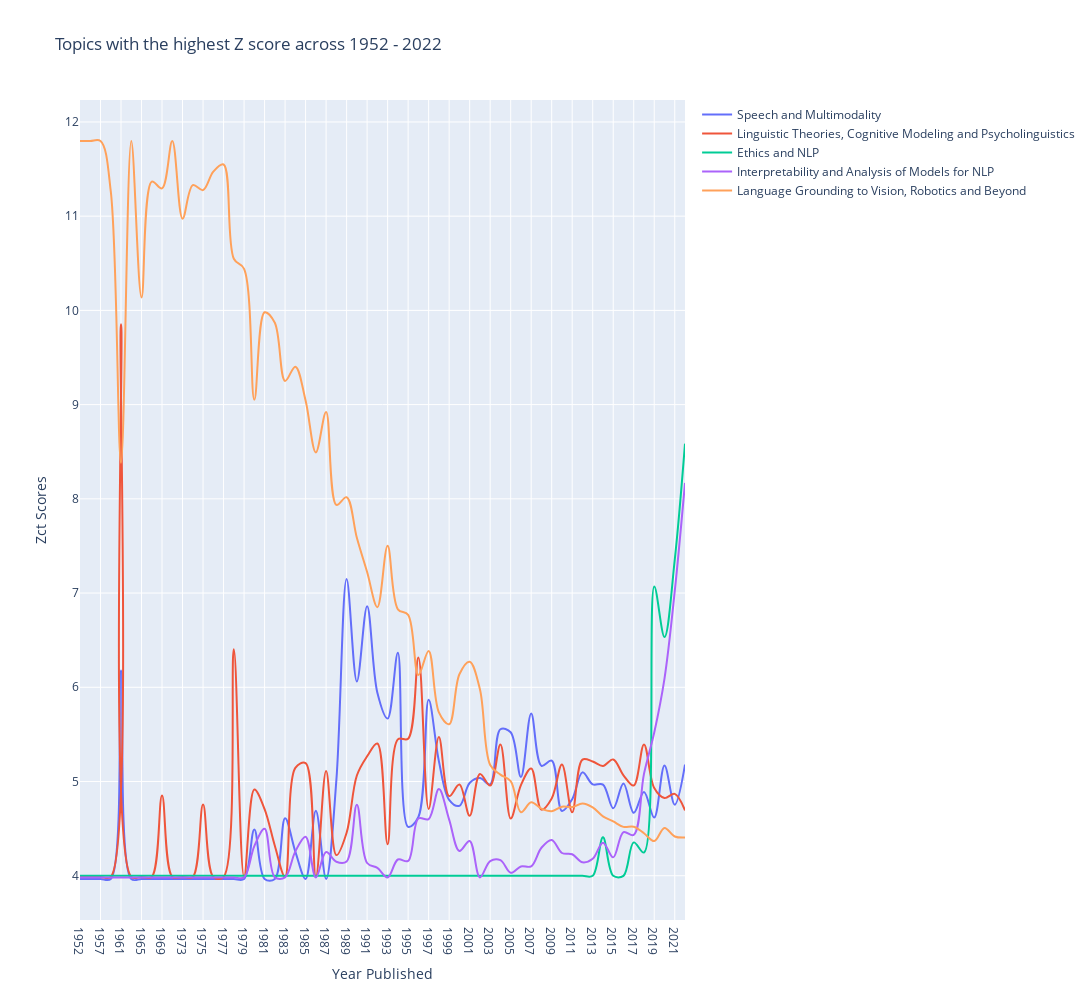

This figure's notebook cell:
### Code cell
fig = go.Figure()

for topic in  z_c_t['Model Predicted Topics'].unique():
    
    df = z_c_t[z_c_t['Model Predicted Topics'] == topic]
    
    x = df['Year Published'].to_numpy()
    y = df['Zct'].to_numpy()
    
    if topic in Topics_of_interest:
        fig.add_trace(go.Scatter(x=x, y=y + 5, name = topic,
                                 hoverinfo='name + y',
                                 line_shape='spline'))

fig.update_layout(
    width=2300,
    height=1000,
    yaxis=dict(title_text="Zct Scores"),
    xaxis=dict(title_text="Year Published"),
    title="Topics with the highest Z score across 1952 - 2022"
)
